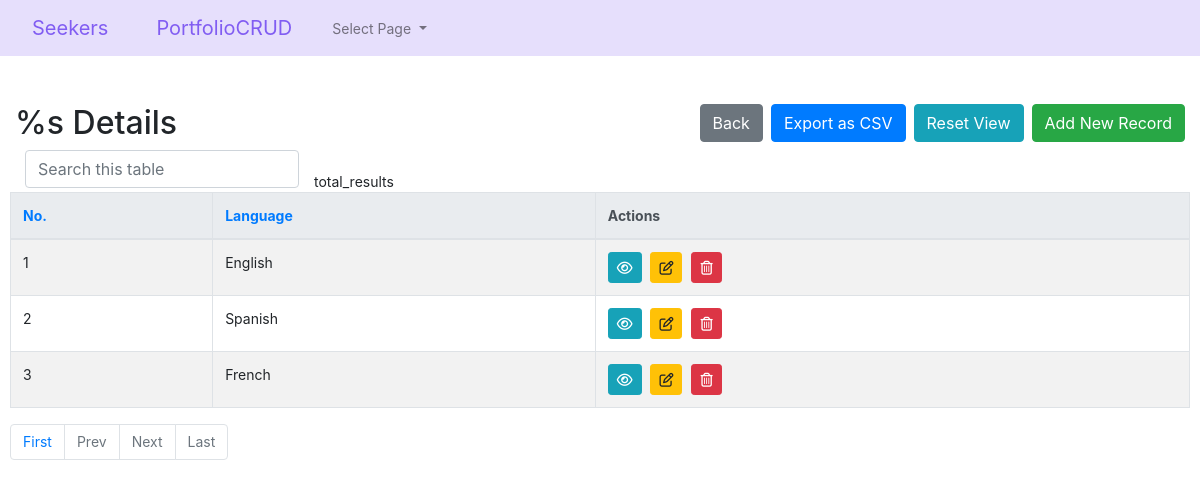
The app's page /user/InfoCRUD/language_skills-index.php (signed in) with its own data.
### tables this page shows
CREATE TABLE `language_skills` (
  `language_id` int(11) NOT NULL,
  `language_name` varchar(255) NOT NULL,
  `id` bigint(20) UNSIGNED NOT NULL
);

### user/InfoCRUD/config.php (called while the page is built, shortened)
<?php
$no_of_records_per_page = '10';
$protocol               = (isset($_SERVER['HTTPS']) && $_SERVER['HTTPS'] == 'on') ? 'https' : 'http';
$domain                 = $protocol . '://' . $_SERVER['HTTP_HOST'];
?>

### user/InfoCRUD/language_skills-index.php (the view, shortened to what this page needs)
<?php
require_once('config.php');
require_once('helpers.php');
$user_id = $_SESSION['user_id'];
$isCsvExport = isset($_GET['export']) && $_GET['export'] == 'csv';
$script   = $_SERVER['SCRIPT_NAME'];
$parameters   = $_GET ? $_SERVER['QUERY_STRING'] : "" ;
$currenturl = $domain. $script . '?' . $parameters;
if (isset($_GET['pageno'])) {
    $pageno = $_GET['pageno'];
} else {
    $pageno = 1;
}
$offset = ($pageno-1) * $no_of_records_per_page;
$where_statement = " WHERE 1=1 ";
if (!empty($_GET['search'])) {
    $search = mysqli_real_escape_string($link, $_GET['search']);
    if (strpos('`language_skills`.`language_id`, `language_skills`.`language_name`', ',')) {
        $where_statement .= " AND CONCAT_WS (`language_skills`.`language_id`, `language_skills`.`language_name`) LIKE '%$search%'";
    } else {
        $where_statement .= " AND `language_skills`.`language_id`, `language_skills`.`language_name` LIKE '%$search%'";
    }
} else {
    $search = "";
}
$sql = "SELECT language_skills.*
FROM language_skills
LEFT JOIN users ON users.id = language_skills.id
WHERE users.id = $user_id -- Replace $user_id with the actual user ID
GROUP BY language_skills.language_id
ORDER BY language_id ASC
";
if (!$isCsvExport) {
    $sql .= " LIMIT $offset, $no_of_records_per_page";
}
$result = mysqli_query($link, $sql);
$count_pages = "SELECT COUNT(*) AS count
                FROM `language_skills`
			LEFT JOIN `users` AS `idusers` ON `idusers`.`id` = `language_skills`.`id`
                $where_statement";
?><!DOCTYPE html>
<html lang="en">
<head>
    <link rel="stylesheet" href="https://stackpath.bootstrapcdn.com/bootstrap/4.5.0/css/bootstrap.min.css">
</head>
<body>
    <?php require_once('navbar.php'); ?>
    <section class="pt-5">
        <div class="container-fluid">
            <div class="row">
                <div class="col-md-12">
                    <div class="page-header clearfix">
                        <?php
                        $str = <<<'EOD'
                        language_skills
                        EOD;
                        ?>
                        <h2 class="float-left"><?php translate('%s Details', true, $str) ?></h2>
                        <a href="language_skills-create.php" class="btn btn-success float-right"><?php translate('Add New Record') ?></a>
                        <a href="language_skills-index.php" class="btn btn-info float-right mr-2"><?php translate('Reset View') ?></a>
                        <a href="language_skills-index.php?export=csv" class="btn btn-primary float-right mr-2"><?php translate('Export as CSV') ?></a>
                        <a href="javascript:history.back()" class="btn btn-secondary float-right mr-2"><?php translate('Back') ?></a>
                    </div>
                    <div class="form-row">
                        <form action="language_skills-index.php" method="get">
                            <div class="col"> <input type="text" class="form-control" placeholder="<?php translate('Search this table') ?>" name="search"></div>
                        </form>
                        <br>
                        <?php
                        if($result) :
                            if(mysqli_num_rows($result) > 0) :
                                $number_of_results = mysqli_fetch_assoc(mysqli_query($link, $count_pages))['count'];
                                $total_pages = ceil($number_of_results / $no_of_records_per_page);
                                ?>
                                <table class='table table-bordered table-striped'>
                                    <thead class='thead-light'>
                                        <tr>
                                            <?php 									$columnname = "language_id";
									$sort_link = isset($_GET["order"]) && $_GET["order"] == $columnname && $_GET["sort"] == "asc" ? "desc" : "asc";
									$sort_link = isset($_GET["order"]) && $_GET["order"] == $columnname && $_GET["sort"] == "desc" ? "asc" : $sort_link;
									echo "<th><a href=?search=$search&order=language_id&sort=".$sort_link.">No.</a></th>";
									$columnname = "language_name";
									$sort_link = isset($_GET["order"]) && $_GET["order"] == $columnname && $_GET["sort"] == "asc" ? "desc" : "asc";
									$sort_link = isset($_GET["order"]) && $_GET["order"] == $columnname && $_GET["sort"] == "desc" ? "asc" : $sort_link;
									echo "<th><a href=?search=$search&order=language_name&sort=".$sort_link.">Language</a></th>";
 ?>
                                            <th><?php translate('Actions'); ?></th>
                                        </tr>
                                    </thead>
                                    <tbody>
                                        <?php while($row = mysqli_fetch_array($result)): ?>
                                            <tr>
                                                <?php echo "<td>" . htmlspecialchars($row['language_id'] ?? "") . "</td>";
																					echo "<td>";
											echo nl2br(htmlspecialchars($row['language_name'] ?? ""));
											echo "</td>"."\n\t\t\t\t\t\t\t\t\t\t\t\t"; ?>
                                                <td>
                                                    <?php
                                                    $column_id = 'language_id';
                                                    if (!empty($column_id)): ?>
                                                        <a id='read-<?php echo $row['language_id']; ?>' href='language_skills-read.php?language_id=<?php echo $row['language_id']; ?>' title='<?php echo addslashes(translate('View Record', false)); ?>' data-toggle='tooltip' class='btn btn-sm btn-info'><i class='far fa-eye'></i></a>
                                                        <a id='update-<?php echo $row['language_id']; ?>' href='language_skills-update.php?language_id=<?php echo $row['language_id']; ?>' title='<?php echo addslashes(translate('Update Record', false)); ?>' data-toggle='tooltip' class='btn btn-sm btn-warning'><i class='far fa-edit'></i></a>
                                                        <a id='delete-<?php echo $row['language_id']; ?>' href='language_skills-delete.php?language_id=<?php echo $row['language_id']; ?>' title='<?php echo addslashes(translate('Delete Record', false)); ?>' data-toggle='tooltip' class='btn btn-sm btn-danger'><i class='far fa-trash-alt'></i></a>
                                                    <?php else: ?>
                                                        <?php echo addslashes(translate('unsupported_no_pk')); ?>
                                                    <?php endif; ?>
                                                </td>
                                            </tr>
                                        <?php endwhile; ?>
                                    </tbody>
                                </table>
                                <ul class="pagination" align-right>
                                <?php
                                    $new_url = preg_replace('/&?pageno=[^&]*/', '', $currenturl);
                                    ?>
                                    <li class="page-item"><a class="page-link" href="<?php echo $new_url .'&pageno=1' ?>"><?php translate('First') ?></a></li>
                                    <li class="page-item <?php if($pageno <= 1){ echo 'disabled'; } ?>">
                                        <a class="page-link" href="<?php if($pageno <= 1){ echo '#'; } else { echo $new_url ."&pageno=".($pageno - 1); } ?>"><?php translate('Prev') ?></a>
                                    </li>
                                    <li class="page-item <?php if($pageno >= $total_pages){ echo 'disabled'; } ?>">
                                        <a class="page-link" href="<?php if($pageno >= $total_pages){ echo '#'; } else { echo $new_url . "&pageno=".($pageno + 1); } ?>"><?php translate('Next') ?></a>
                                    </li>
                                    <li class="page-item <?php if($pageno >= $total_pages){ echo 'disabled'; } ?>">
                                        <a class="page-item"><a class="page-link" href="<?php echo $new_url .'&pageno=' . $total_pages; ?>"><?php translate('Last') ?></a>
                                    </li>
                                </ul>
                            <?php else: ?>
                            <p class='lead'><em><?php translate('No records were found.') ?></em></p>
                        <?php endif ?>
                    <?php else: ?>
                        <div class="alert alert-danger" role="alert">
                            ERROR: Could not able to execute <?php echo $sql. " " . mysqli_error($link); ?>
                        </div>
                    <?php endif ?>
                </div>
            </div>
        </div>
    </section>
</body>
</html>

### user/InfoCRUD/language_skills-index.php (style rules this page uses)
.page-header h2 { margin-top: 0; }
table tr td:last-child a { margin-right: 5px; }
body { font-size: 14px; }

### records on screen
language_skills: language_id "1", language_name "English"
language_skills: language_id "2", language_name "Spanish"
language_skills: language_id "3", language_name "French"

### other values on screen
$key "Select Page %s Details Add New Record Reset View Export as CSV Back total_results Actions First Prev Next Last"
